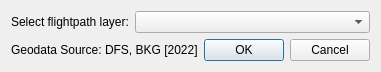
<?xml version="1.0" encoding="UTF-8"?>
<ui version="4.0">
 <class>GeoZoneCheckGermanyDialogBase</class>
 <widget class="QDialog" name="GeoZoneCheckGermanyDialogBase">
  <property name="geometry">
   <rect>
    <x>0</x>
    <y>0</y>
    <width>344</width>
    <height>69</height>
   </rect>
  </property>
  <property name="windowTitle">
   <string>Geo-Zone Check Germany</string>
  </property>
  <layout class="QGridLayout" name="gridLayout">
   <item row="0" column="0">
    <widget class="QLabel" name="label">
     <property name="text">
      <string>Select flightpath layer:</string>
     </property>
    </widget>
   </item>
   <item row="0" column="1" colspan="2">
    <widget class="QgsMapLayerComboBox" name="mMapLayerComboBox"/>
   </item>
   <item row="1" column="0" colspan="2">
    <widget class="QLabel" name="label_4">
     <property name="text">
      <string>Geodata Source: DFS, BKG [2022]</string>
     </property>
    </widget>
   </item>
   <item row="1" column="2">
    <widget class="QDialogButtonBox" name="button_box">
     <property name="orientation">
      <enum>Qt::Horizontal</enum>
     </property>
     <property name="standardButtons">
      <set>QDialogButtonBox::Cancel|QDialogButtonBox::Ok</set>
     </property>
    </widget>
   </item>
  </layout>
 </widget>
 <customwidgets>
  <customwidget>
   <class>QgsMapLayerComboBox</class>
   <extends>QComboBox</extends>
   <header>qgsmaplayercombobox.h</header>
  </customwidget>
 </customwidgets>
 <resources/>
 <connections>
  <connection>
   <sender>button_box</sender>
   <signal>accepted()</signal>
   <receiver>GeoZoneCheckGermanyDialogBase</receiver>
   <slot>accept()</slot>
   <hints>
    <hint type="sourcelabel">
     <x>20</x>
     <y>20</y>
    </hint>
    <hint type="destinationlabel">
     <x>20</x>
     <y>20</y>
    </hint>
   </hints>
  </connection>
  <connection>
   <sender>button_box</sender>
   <signal>rejected()</signal>
   <receiver>GeoZoneCheckGermanyDialogBase</receiver>
   <slot>reject()</slot>
   <hints>
    <hint type="sourcelabel">
     <x>20</x>
     <y>20</y>
    </hint>
    <hint type="destinationlabel">
     <x>20</x>
     <y>20</y>
    </hint>
   </hints>
  </connection>
 </connections>
</ui>
